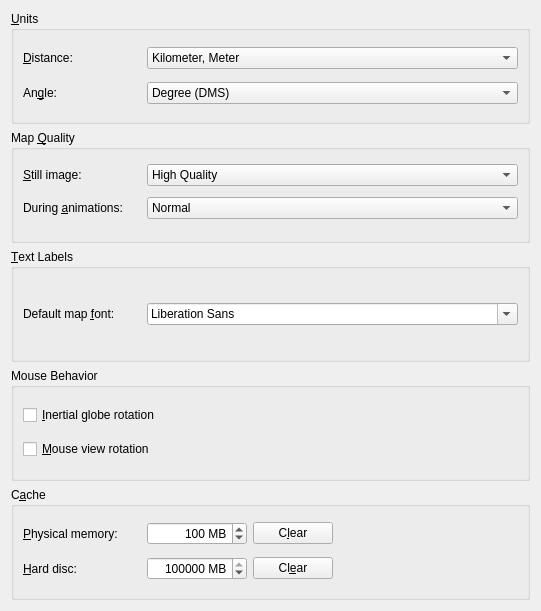
<?xml version="1.0" encoding="UTF-8"?>
<ui version="4.0">
 <class>MarbleViewSettingsWidget</class>
 <widget class="QWidget" name="MarbleViewSettingsWidget">
  <property name="geometry">
   <rect>
    <x>0</x>
    <y>0</y>
    <width>541</width>
    <height>611</height>
   </rect>
  </property>
  <layout class="QVBoxLayout" name="verticalLayout">
   <item>
    <widget class="QGroupBox" name="groupBox_units">
     <property name="title">
      <string>&amp;Units</string>
     </property>
     <layout class="QGridLayout">
      <item row="0" column="0">
       <widget class="QLabel" name="label_distanceUnit">
        <property name="sizePolicy">
         <sizepolicy hsizetype="Maximum" vsizetype="Preferred">
          <horstretch>0</horstretch>
          <verstretch>0</verstretch>
         </sizepolicy>
        </property>
        <property name="minimumSize">
         <size>
          <width>118</width>
          <height>0</height>
         </size>
        </property>
        <property name="text">
         <string>&amp;Distance:</string>
        </property>
        <property name="buddy">
         <cstring>kcfg_distanceUnit</cstring>
        </property>
       </widget>
      </item>
      <item row="0" column="1">
       <widget class="QComboBox" name="kcfg_distanceUnit">
        <property name="enabled">
         <bool>true</bool>
        </property>
        <property name="sizePolicy">
         <sizepolicy hsizetype="Preferred" vsizetype="Fixed">
          <horstretch>0</horstretch>
          <verstretch>0</verstretch>
         </sizepolicy>
        </property>
        <property name="toolTip">
         <string>&lt;html&gt;&lt;head&gt;&lt;meta name=&quot;qrichtext&quot; content=&quot;1&quot; /&gt;&lt;style type=&quot;text/css&quot;&gt;
p, li { white-space: pre-wrap; }
&lt;/style&gt;&lt;/head&gt;&lt;body style=&quot; font-family:'Sans Serif'; font-size:9pt; font-weight:400; font-style:normal;&quot;&gt;
&lt;p style=&quot; margin-top:0px; margin-bottom:0px; margin-left:0px; margin-right:0px; -qt-block-indent:0; text-indent:0px;&quot;&gt;The unit that gets used to measure altitude, lengths and distances (e.g. km, mi, ft).&lt;/p&gt;&lt;/body&gt;&lt;/html&gt;</string>
        </property>
        <item>
         <property name="text">
          <string>Kilometer, Meter</string>
         </property>
        </item>
        <item>
         <property name="text">
          <string>Miles, Feet</string>
         </property>
        </item>
        <item>
         <property name="text">
          <string>Nautical miles, Knots</string>
         </property>
        </item>
       </widget>
      </item>
      <item row="1" column="0">
       <widget class="QLabel" name="label_angleUnit">
        <property name="sizePolicy">
         <sizepolicy hsizetype="Maximum" vsizetype="Preferred">
          <horstretch>0</horstretch>
          <verstretch>0</verstretch>
         </sizepolicy>
        </property>
        <property name="text">
         <string>An&amp;gle:</string>
        </property>
        <property name="buddy">
         <cstring>kcfg_angleUnit</cstring>
        </property>
       </widget>
      </item>
      <item row="1" column="1">
       <widget class="QComboBox" name="kcfg_angleUnit">
        <property name="enabled">
         <bool>true</bool>
        </property>
        <property name="toolTip">
         <string>&lt;html&gt;&lt;head&gt;&lt;meta name=&quot;qrichtext&quot; content=&quot;1&quot; /&gt;&lt;style type=&quot;text/css&quot;&gt;
p, li { white-space: pre-wrap; }
&lt;/style&gt;&lt;/head&gt;&lt;body style=&quot; font-family:'Sans Serif'; font-size:9pt; font-weight:400; font-style:normal;&quot;&gt;
&lt;p style=&quot; margin-top:0px; margin-bottom:0px; margin-left:0px; margin-right:0px; -qt-block-indent:0; text-indent:0px;&quot;&gt;Specifies the notation of angles in coordinates: By default the Degree-Minute-Second notation (e.g. 54°30'00&quot; ) gets used. As an alternative you can choose decimal degrees (e.g. 54.5°).&lt;/p&gt;&lt;/body&gt;&lt;/html&gt;</string>
        </property>
        <item>
         <property name="text">
          <string>Degree (DMS)</string>
         </property>
        </item>
        <item>
         <property name="text">
          <string>Degree (Decimal)</string>
         </property>
        </item>
        <item>
         <property name="text">
          <string>Universal Transverse Mercator (UTM)</string>
         </property>
        </item>
       </widget>
      </item>
     </layout>
    </widget>
   </item>
   <item>
    <widget class="QGroupBox" name="groupBox_mapQuality">
     <property name="title">
      <string>Map &amp;Quality</string>
     </property>
     <layout class="QGridLayout">
      <item row="0" column="0">
       <widget class="QLabel" name="label_stillQuality">
        <property name="sizePolicy">
         <sizepolicy hsizetype="Maximum" vsizetype="Preferred">
          <horstretch>0</horstretch>
          <verstretch>0</verstretch>
         </sizepolicy>
        </property>
        <property name="minimumSize">
         <size>
          <width>118</width>
          <height>0</height>
         </size>
        </property>
        <property name="text">
         <string>&amp;Still image:</string>
        </property>
        <property name="buddy">
         <cstring>kcfg_stillQuality</cstring>
        </property>
       </widget>
      </item>
      <item row="0" column="1">
       <widget class="QComboBox" name="kcfg_stillQuality">
        <property name="toolTip">
         <string>&lt;html&gt;&lt;head&gt;&lt;meta name=&quot;qrichtext&quot; content=&quot;1&quot; /&gt;&lt;style type=&quot;text/css&quot;&gt;
p, li { white-space: pre-wrap; }
&lt;/style&gt;&lt;/head&gt;&lt;body style=&quot; font-family:'Sans Serif'; font-size:9pt; font-weight:400; font-style:normal;&quot;&gt;
&lt;p style=&quot; margin-top:0px; margin-bottom:0px; margin-left:0px; margin-right:0px; -qt-block-indent:0; text-indent:0px;&quot;&gt;Specifies the map quality that gets displayed while there is no user input. Usually this allows for high map quality as speed is no concern.&lt;/p&gt;&lt;/body&gt;&lt;/html&gt;</string>
        </property>
        <property name="currentIndex">
         <number>3</number>
        </property>
        <item>
         <property name="text">
          <string>Outline Quality</string>
         </property>
        </item>
        <item>
         <property name="text">
          <string>Low Quality</string>
         </property>
        </item>
        <item>
         <property name="text">
          <string>Normal</string>
         </property>
        </item>
        <item>
         <property name="text">
          <string>High Quality</string>
         </property>
        </item>
        <item>
         <property name="text">
          <string>Print Quality</string>
         </property>
        </item>
       </widget>
      </item>
      <item row="1" column="0">
       <widget class="QLabel" name="label_animationQuality">
        <property name="sizePolicy">
         <sizepolicy hsizetype="Maximum" vsizetype="Preferred">
          <horstretch>0</horstretch>
          <verstretch>0</verstretch>
         </sizepolicy>
        </property>
        <property name="text">
         <string>During &amp;animations:</string>
        </property>
        <property name="buddy">
         <cstring>kcfg_animationQuality</cstring>
        </property>
       </widget>
      </item>
      <item row="1" column="1">
       <widget class="QComboBox" name="kcfg_animationQuality">
        <property name="toolTip">
         <string>&lt;html&gt;&lt;head&gt;&lt;meta name=&quot;qrichtext&quot; content=&quot;1&quot; /&gt;&lt;style type=&quot;text/css&quot;&gt;
p, li { white-space: pre-wrap; }
&lt;/style&gt;&lt;/head&gt;&lt;body style=&quot; font-family:'Sans Serif'; font-size:9pt; font-weight:400; font-style:normal;&quot;&gt;
&lt;p style=&quot; margin-top:0px; margin-bottom:0px; margin-left:0px; margin-right:0px; -qt-block-indent:0; text-indent:0px;&quot;&gt;Specifies the map quality that gets displayed during map animations (e.g. while dragging the globe). &lt;/p&gt;
&lt;p style=&quot; margin-top:0px; margin-bottom:0px; margin-left:0px; margin-right:0px; -qt-block-indent:0; text-indent:0px;&quot;&gt;Especially on slow machines it is advisable to set this option to &quot;low quality&quot; as this will give better speed.&lt;/p&gt;&lt;/body&gt;&lt;/html&gt;</string>
        </property>
        <property name="currentIndex">
         <number>2</number>
        </property>
        <item>
         <property name="text">
          <string>Outline Quality</string>
         </property>
        </item>
        <item>
         <property name="text">
          <string>Low Quality</string>
         </property>
        </item>
        <item>
         <property name="text">
          <string>Normal</string>
         </property>
        </item>
        <item>
         <property name="text">
          <string>High Quality</string>
         </property>
        </item>
        <item>
         <property name="text">
          <string>Print Quality</string>
         </property>
        </item>
       </widget>
      </item>
      <item row="2" column="0">
       <spacer name="verticalSpacer">
        <property name="orientation">
         <enum>Qt::Vertical</enum>
        </property>
        <property name="sizeType">
         <enum>QSizePolicy::Fixed</enum>
        </property>
        <property name="sizeHint" stdset="0">
         <size>
          <width>20</width>
          <height>5</height>
         </size>
        </property>
       </spacer>
      </item>
     </layout>
    </widget>
   </item>
   <item>
    <widget class="QGroupBox" name="groupBox_textLabels">
     <property name="title">
      <string>&amp;Text Labels</string>
     </property>
     <layout class="QVBoxLayout">
      <item>
       <layout class="QHBoxLayout">
        <item>
         <widget class="QLabel" name="label_mapFont">
          <property name="sizePolicy">
           <sizepolicy hsizetype="Maximum" vsizetype="Preferred">
            <horstretch>0</horstretch>
            <verstretch>0</verstretch>
           </sizepolicy>
          </property>
          <property name="minimumSize">
           <size>
            <width>118</width>
            <height>0</height>
           </size>
          </property>
          <property name="text">
           <string>Default map &amp;font:</string>
          </property>
          <property name="buddy">
           <cstring>kcfg_mapFont</cstring>
          </property>
         </widget>
        </item>
        <item>
         <widget class="QFontComboBox" name="kcfg_mapFont">
          <property name="toolTip">
           <string>&lt;html&gt;&lt;head&gt;&lt;meta name=&quot;qrichtext&quot; content=&quot;1&quot; /&gt;&lt;style type=&quot;text/css&quot;&gt;
p, li { white-space: pre-wrap; }
&lt;/style&gt;&lt;/head&gt;&lt;body style=&quot; font-family:'Sans Serif'; font-size:9pt; font-weight:400; font-style:normal;&quot;&gt;
&lt;p style=&quot; margin-top:0px; margin-bottom:0px; margin-left:0px; margin-right:0px; -qt-block-indent:0; text-indent:0px;&quot;&gt;The default font that gets used on the map.&lt;/p&gt;&lt;/body&gt;&lt;/html&gt;</string>
          </property>
         </widget>
        </item>
       </layout>
      </item>
     </layout>
    </widget>
   </item>
   <item>
    <widget class="QGroupBox" name="groupBox">
     <property name="title">
      <string>Mouse Behavior</string>
     </property>
     <layout class="QVBoxLayout" name="verticalLayout_2">
      <item>
       <widget class="QCheckBox" name="kcfg_inertialEarthRotation">
        <property name="toolTip">
         <string>Use kinetic spinning when dragging the map</string>
        </property>
        <property name="text">
         <string>&amp;Inertial globe rotation</string>
        </property>
       </widget>
      </item>
      <item>
       <widget class="QCheckBox" name="kcfg_mouseViewRotation">
        <property name="toolTip">
         <string>Use right mouse button to rotate the camera around</string>
        </property>
        <property name="text">
         <string>&amp;Mouse view rotation</string>
        </property>
       </widget>
      </item>
     </layout>
    </widget>
   </item>
   <item>
    <widget class="QGroupBox" name="groupBox_cache">
     <property name="toolTip">
      <string>&lt;html&gt;&lt;head&gt;&lt;meta name=&quot;qrichtext&quot; content=&quot;1&quot; /&gt;&lt;style type=&quot;text/css&quot;&gt;
p, li { white-space: pre-wrap; }
&lt;/style&gt;&lt;/head&gt;&lt;body style=&quot; font-family:'Sans Serif'; font-size:9pt; font-weight:400; font-style:normal;&quot;&gt;
&lt;p style=&quot; margin-top:0px; margin-bottom:0px; margin-left:0px; margin-right:0px; -qt-block-indent:0; text-indent:0px;&quot;&gt;There are two caches being used for Marble: The physical memory which is needed to keep map data in the computer's memory. Increasing the value will make the application more responsive. The hard disc memory cache is used by download contents from the Internet (e.g. Wikipedia data or map data). Decrease this value if you want to save space on the hard disc and if high usage of the Internet is not an issue. &lt;/p&gt;&lt;/body&gt;&lt;/html&gt;</string>
     </property>
     <property name="title">
      <string>C&amp;ache</string>
     </property>
     <layout class="QGridLayout" name="_2">
      <item row="0" column="0">
       <widget class="QLabel" name="label_volatileCache">
        <property name="sizePolicy">
         <sizepolicy hsizetype="Maximum" vsizetype="Preferred">
          <horstretch>0</horstretch>
          <verstretch>0</verstretch>
         </sizepolicy>
        </property>
        <property name="minimumSize">
         <size>
          <width>118</width>
          <height>0</height>
         </size>
        </property>
        <property name="text">
         <string>&amp;Physical memory:</string>
        </property>
        <property name="buddy">
         <cstring>kcfg_volatileTileCacheLimit</cstring>
        </property>
       </widget>
      </item>
      <item row="0" column="1">
       <widget class="QSpinBox" name="kcfg_volatileTileCacheLimit">
        <property name="alignment">
         <set>Qt::AlignRight</set>
        </property>
        <property name="suffix">
         <string> MB</string>
        </property>
        <property name="maximum">
         <number>999999</number>
        </property>
        <property name="value">
         <number>100</number>
        </property>
       </widget>
      </item>
      <item row="0" column="2">
       <widget class="QPushButton" name="button_clearVolatileCache">
        <property name="sizePolicy">
         <sizepolicy hsizetype="Maximum" vsizetype="Fixed">
          <horstretch>0</horstretch>
          <verstretch>0</verstretch>
         </sizepolicy>
        </property>
        <property name="text">
         <string>C&amp;lear</string>
        </property>
       </widget>
      </item>
      <item row="0" column="4">
       <spacer>
        <property name="orientation">
         <enum>Qt::Horizontal</enum>
        </property>
        <property name="sizeHint" stdset="0">
         <size>
          <width>10</width>
          <height>20</height>
         </size>
        </property>
       </spacer>
      </item>
      <item row="1" column="0">
       <widget class="QLabel" name="label_persistentCache">
        <property name="sizePolicy">
         <sizepolicy hsizetype="Maximum" vsizetype="Preferred">
          <horstretch>0</horstretch>
          <verstretch>0</verstretch>
         </sizepolicy>
        </property>
        <property name="minimumSize">
         <size>
          <width>118</width>
          <height>0</height>
         </size>
        </property>
        <property name="text">
         <string>&amp;Hard disc:</string>
        </property>
        <property name="buddy">
         <cstring>kcfg_persistentTileCacheLimit</cstring>
        </property>
       </widget>
      </item>
      <item row="1" column="1">
       <widget class="QSpinBox" name="kcfg_persistentTileCacheLimit">
        <property name="minimumSize">
         <size>
          <width>100</width>
          <height>0</height>
         </size>
        </property>
        <property name="alignment">
         <set>Qt::AlignRight</set>
        </property>
        <property name="specialValueText">
         <string>Unlimited</string>
        </property>
        <property name="suffix">
         <string> MB</string>
        </property>
        <property name="maximum">
         <number>999999</number>
        </property>
        <property name="value">
         <number>999999</number>
        </property>
       </widget>
      </item>
      <item row="1" column="2" colspan="2">
       <widget class="QPushButton" name="button_clearPersistentCache">
        <property name="sizePolicy">
         <sizepolicy hsizetype="Maximum" vsizetype="Fixed">
          <horstretch>0</horstretch>
          <verstretch>0</verstretch>
         </sizepolicy>
        </property>
        <property name="text">
         <string>Cl&amp;ear</string>
        </property>
       </widget>
      </item>
      <item row="1" column="4">
       <spacer>
        <property name="orientation">
         <enum>Qt::Horizontal</enum>
        </property>
        <property name="sizeHint" stdset="0">
         <size>
          <width>10</width>
          <height>20</height>
         </size>
        </property>
       </spacer>
      </item>
     </layout>
    </widget>
   </item>
  </layout>
 </widget>
 <resources/>
 <connections/>
</ui>
